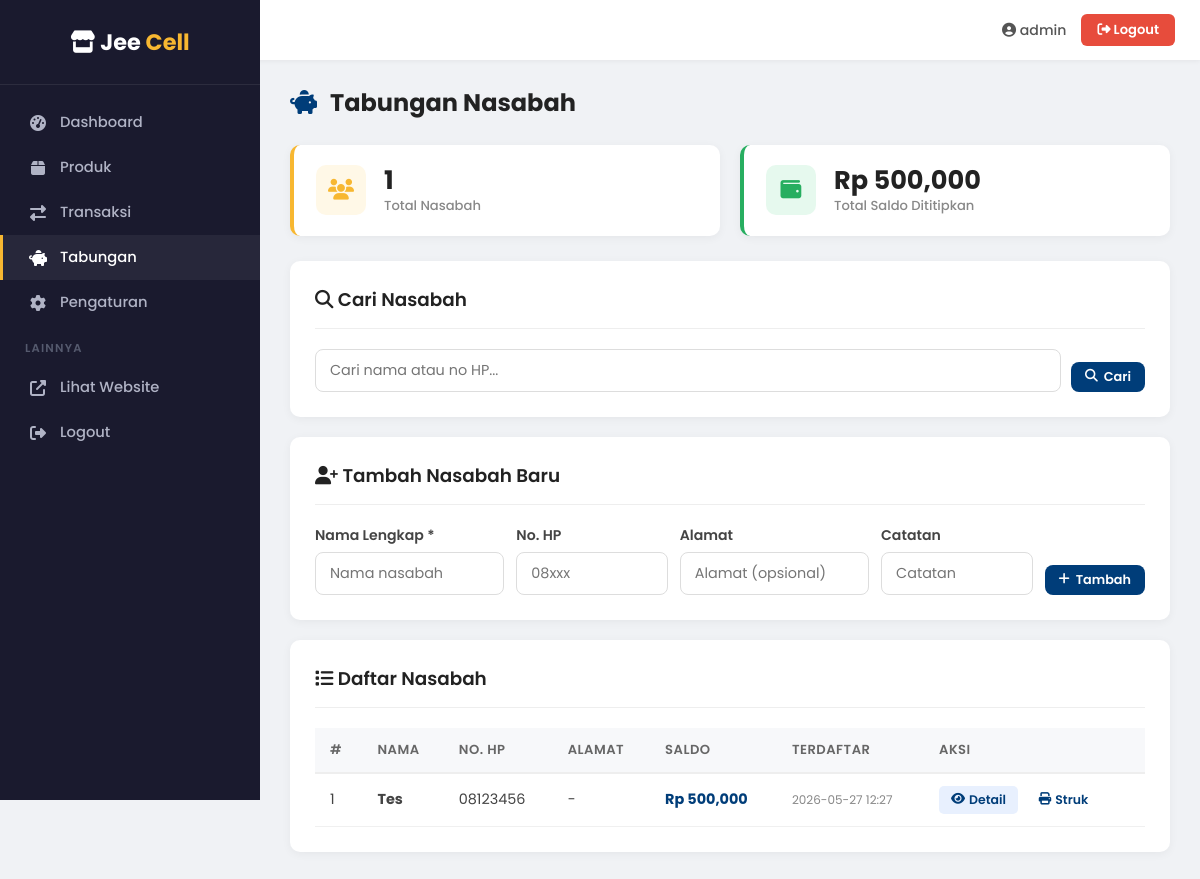
The page /admin/savings (signed in) on the database its author committed.
### tables this page shows
CREATE TABLE savings_customers (
        id INTEGER PRIMARY KEY AUTOINCREMENT,
        name TEXT NOT NULL,
        phone TEXT,
        address TEXT,
        notes TEXT,
        balance REAL DEFAULT 0,
        is_active INTEGER DEFAULT 1,
        created_at TIMESTAMP DEFAULT CURRENT_TIMESTAMP
    );

### app.py (the view)
@app.route('/admin/savings')
@admin_required
def admin_savings():
    search = request.args.get('q', '').strip()
    if search:
        customers = search_savings_customers(search)
    else:
        customers = get_savings_customers()
    total_savings = get_savings_total()
    return render_template('admin/savings.html',
                           customers=customers,
                           total_savings=total_savings,
                           search=search)

### app.py (called while the page is built)
def admin_required(f):
    @wraps(f)
    def decorated(*args, **kwargs):
        if not session.get('admin_logged_in'):
            return redirect(url_for('admin_login'))
        return f(*args, **kwargs)
    return decorated

### database.py (called while the page is built)
def get_db():
    conn = sqlite3.connect(DB_PATH)
    conn.row_factory = sqlite3.Row
    conn.execute("PRAGMA journal_mode=WAL")
    conn.execute("PRAGMA foreign_keys=ON")
    return conn

def get_savings_customers(active_only=True):
    conn = get_db()
    q = "SELECT * FROM savings_customers"
    if active_only:
        q += " WHERE is_active=1"
    q += " ORDER BY name ASC"
    rows = conn.execute(q).fetchall()
    conn.close()
    return rows

def get_savings_total():
    conn = get_db()
    row = conn.execute("SELECT COALESCE(SUM(balance), 0) FROM savings_customers WHERE is_active=1").fetchone()
    conn.close()
    return row[0]

### templates/admin/savings.html (shortened to what this page needs)
<!DOCTYPE html>
<html lang="id">
<head>
    <link rel="stylesheet" href="https://cdnjs.cloudflare.com/ajax/libs/font-awesome/6.4.0/css/all.min.css">
    <link rel="stylesheet" href="/static/css/admin.css">
</head>
<body>
    <aside class="sidebar" id="sidebar">
        <div class="sidebar-header">
            <div class="logo"><i class="fas fa-store"></i> Jee <span>Cell</span></div>
        </div>
        <ul class="sidebar-menu">
            <li><a href="{{ url_for('admin_dashboard') }}"><i class="fas fa-tachometer-alt"></i> Dashboard</a></li>
            <li><a href="{{ url_for('admin_products') }}"><i class="fas fa-box"></i> Produk</a></li>
            <li><a href="{{ url_for('admin_transactions') }}"><i class="fas fa-exchange-alt"></i> Transaksi</a></li>
            <li><a href="{{ url_for('admin_savings') }}" class="active"><i class="fas fa-piggy-bank"></i> Tabungan</a></li>
            <li><a href="{{ url_for('admin_settings') }}"><i class="fas fa-cog"></i> Pengaturan</a></li>
            <div class="sidebar-section-title">Lainnya</div>
            <li><a href="/" target="_blank"><i class="fas fa-external-link-alt"></i> Lihat Website</a></li>
            <li><a href="{{ url_for('admin_logout') }}"><i class="fas fa-sign-out-alt"></i> Logout</a></li>
        </ul>
    </aside>
    <div class="topbar">
        <div class="topbar-left">
        </div>
        <div class="topbar-right">
            <span class="admin-name"><i class="fas fa-user-circle"></i> {{ session.admin_user }}</span>
            <a href="{{ url_for('admin_logout') }}" class="btn-logout"><i class="fas fa-sign-out-alt"></i> Logout</a>
        </div>
    </div>
    <div class="main-content">
        <h1 class="page-title"><i class="fas fa-piggy-bank"></i> Tabungan Nasabah</h1>
        <div class="stats-grid">
            <div class="stat-card accent">
                <div class="stat-icon"><i class="fas fa-users"></i></div>
                <div class="stat-info">
                    <div class="stat-number">{{ customers|length }}</div>
                    <div class="stat-label">Total Nasabah</div>
                </div>
            </div>
            <div class="stat-card success">
                <div class="stat-icon"><i class="fas fa-wallet"></i></div>
                <div class="stat-info">
                    <div class="stat-number">Rp {{ "{:,.0f}".format(total_savings) }}</div>
                    <div class="stat-label">Total Saldo Dititipkan</div>
                </div>
            </div>
        </div>
        <div class="card">
            <div class="card-header">
                <h2><i class="fas fa-search"></i> Cari Nasabah</h2>
            </div>
            <form method="GET" style="display:flex;gap:10px;align-items:flex-end;flex-wrap:wrap;">
                <div class="form-group" style="margin-bottom:0;flex:1;min-width:200px;">
                    <input type="text" name="q" class="form-control" placeholder="Cari nama atau no HP..." value="{{ search }}">
                </div>
                <button type="submit" class="btn btn-primary btn-sm"><i class="fas fa-search"></i> Cari</button>
            </form>
        </div>
        <div class="card">
            <div class="card-header">
                <h2><i class="fas fa-user-plus"></i> Tambah Nasabah Baru</h2>
            </div>
            <form method="POST" action="{{ url_for('admin_savings_add') }}" style="display:flex;flex-wrap:wrap;gap:12px;align-items:flex-end;">
                <div class="form-group" style="margin-bottom:0;flex:1;min-width:180px;">
                    <label>Nama Lengkap *</label>
                    <input type="text" name="name" class="form-control" placeholder="Nama nasabah" required>
                </div>
                <div class="form-group" style="margin-bottom:0;flex:0.8;min-width:140px;">
                    <label>No. HP</label>
                    <input type="text" name="phone" class="form-control" placeholder="08xxx">
                </div>
                <div class="form-group" style="margin-bottom:0;flex:1;min-width:180px;">
                    <label>Alamat</label>
                    <input type="text" name="address" class="form-control" placeholder="Alamat (opsional)">
                </div>
                <div class="form-group" style="margin-bottom:0;flex:0.8;min-width:140px;">
                    <label>Catatan</label>
                    <input type="text" name="notes" class="form-control" placeholder="Catatan">
                </div>
                <button type="submit" class="btn btn-primary btn-sm"><i class="fas fa-plus"></i> Tambah</button>
            </form>
        </div>
        <div class="card">
            <div class="card-header">
                <h2><i class="fas fa-list"></i> Daftar Nasabah</h2>
            </div>
            <div class="table-wrapper">
                <table>
                    <thead>
                        <tr>
                            <th>#</th>
                            <th>Nama</th>
                            <th>No. HP</th>
                            <th>Alamat</th>
                            <th>Saldo</th>
                            <th>Terdaftar</th>
                            <th>Aksi</th>
                        </tr>
                    </thead>
                    <tbody>
                        {% for c in customers %}
                        <tr>
                            <td>{{ loop.index }}</td>
                            <td><strong>{{ c.name }}</strong></td>
                            <td>{{ c.phone or '-' }}</td>
                            <td>{{ c.address or '-' }}</td>
                            <td><strong style="color:#003d79;">Rp {{ "{:,.0f}".format(c.balance) }}</strong></td>
                            <td><small style="color:#888;">{{ c.created_at[:16] if c.created_at else '-' }}</small></td>
                            <td>
                                <a href="{{ url_for('admin_savings_detail', cid=c.id) }}" class="btn-action edit" title="Detail & Transaksi"><i class="fas fa-eye"></i> Detail</a>
                                <a href="{{ url_for('admin_savings_receipt', cid=c.id) }}" class="btn-action" title="Cetak Struk" style="color:#003d79;" target="_blank"><i class="fas fa-print"></i> Struk</a>
                            </td>
                        </tr>
                        {% endfor %}
                    </tbody>
                </table>
            </div>
        </div>
    </div>
</body>
</html>

### rows shown on the page
savings_customers: name "Tes", phone "08123456", address "-", balance "500,000", created_at "2026-05-27 12:27"

### other values the page prints
{{ session.admin_user }} "admin"
{{ customers|length }} "1"
{{ "{:,.0f}".format(total_savings) }} "500,000"
